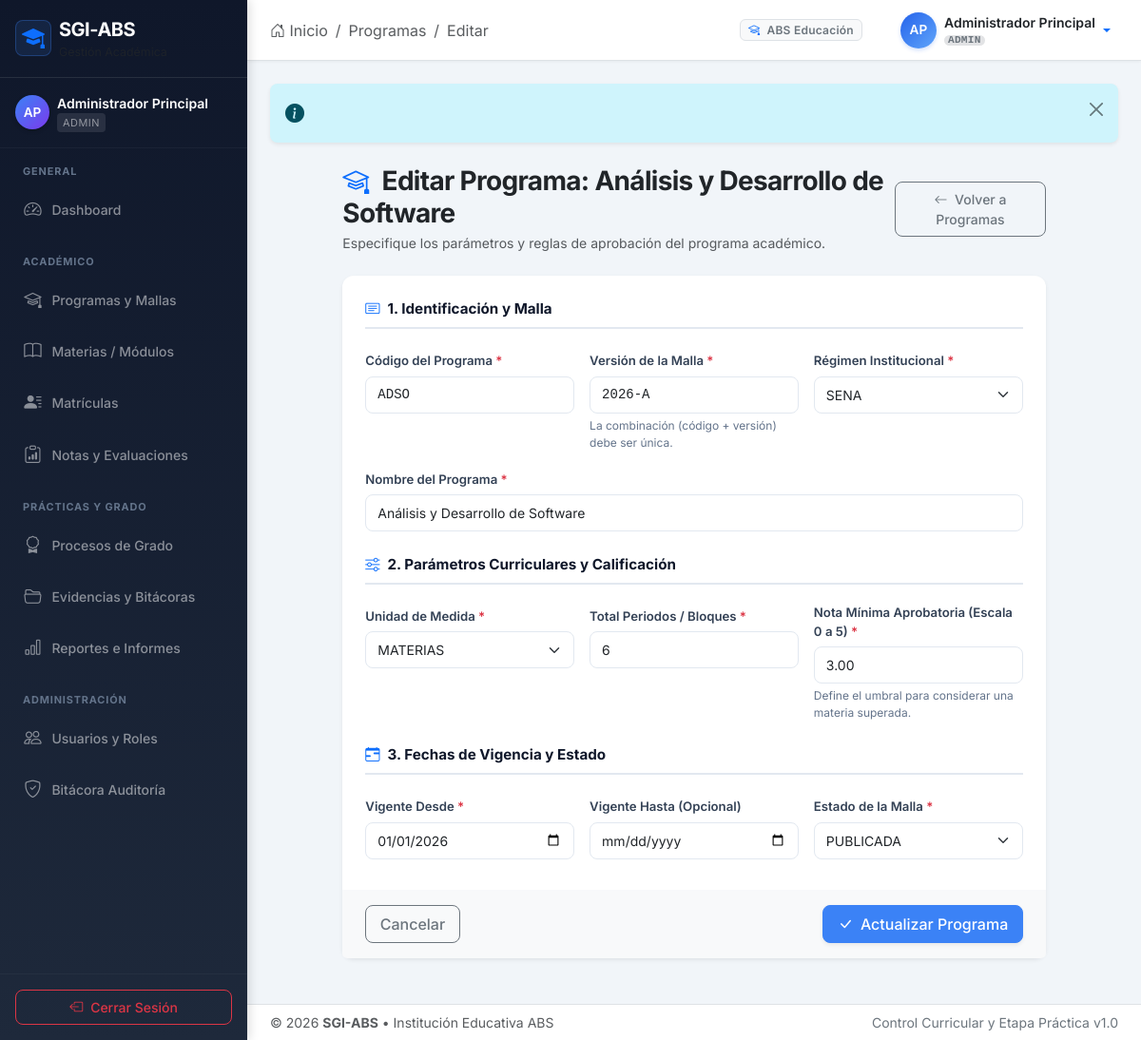
Page /index.php?module=programas&action=editar&id=1 (signed in) on the committed database.
### tables this page shows
CREATE TABLE `programas` (
  `id_programa` INT UNSIGNED NOT NULL AUTO_INCREMENT,
  `codigo` VARCHAR(30) NOT NULL,
  `version` VARCHAR(20) NOT NULL,
  `nombre` VARCHAR(150) NOT NULL,
  `regimen` ENUM('SENA','IES','ETDH','OTRO') NOT NULL,
  `unidad_medida` ENUM('MATERIAS','CREDITOS','HORAS') NOT NULL DEFAULT 'MATERIAS',
  `total_periodos` TINYINT UNSIGNED NOT NULL,
  `nota_minima` DECIMAL(4,2) NOT NULL DEFAULT 3.00,
  `vigente_desde` DATE NOT NULL,
  `vigente_hasta` DATE NULL,
  `estado` ENUM('BORRADOR','PUBLICADA','CERRADA') NOT NULL DEFAULT 'BORRADOR',
  PRIMARY KEY (`id_programa`),
  UNIQUE KEY `uk_programa_version` (`codigo`, `version`),
  KEY `idx_programas_codigo` (`codigo`),
  KEY `idx_programas_estado` (`estado`)
);

### core/Controller.php (called while the page is built, shortened)
<?php
abstract class Controller
{
    protected function render(string $view, array $data = []): void
    {
        $data['currentUser'] = Auth::user();
        $data['flash']       = Session::getFlash();
        $data['csrfToken']   = $this->csrfToken();
        extract($data, EXTR_SKIP);
        $viewPath = BASE_PATH . '/views/' . $view . '.php';
        include $viewPath;
    }
    protected function getQuery(string $key, mixed $default = null): mixed
    {
        return $_GET[$key] ?? $default;
    }
    protected function csrfToken(): string
    {
        return Session::get('csrf_token');
    }
}

### controllers/ProgramaController.php (called while the page is built, shortened)
<?php
class ProgramaController extends Controller
{
    private ProgramaModel $model;
    public function __construct() { $this->model = new ProgramaModel(); }
    public function editar(): void
    {
        $id       = (int)$this->getQuery('id', 0);
        $programa = $this->model->findById($id);
        $errores = [];
        $this->render('programas/form', [
            'title'    => 'Editar Programa',
            'programa' => $programa,
            'errores'  => $errores,
        ]);
    }
}

### public/index.php (called while the page is built, shortened)
<?php
require_once dirname(__DIR__) . '/config/database.php';
$action = $_GET['action'] ?? 'index';
$action = preg_replace('/[^a-zA-Z0-9_]/', '', (string)$action);
$controller = new $controllerClass();
try {
    $controller->$action();
} catch (Throwable $e) {
    error_log('[SGI-ABS] ' . $e->getMessage() . ' en ' . $e->getFile() . ':' . $e->getLine());
    ob_end_clean();
    http_response_code(500);
    include BASE_PATH . '/views/errors/404.php';
}

### models/BaseModel.php (called while the page is built, shortened)
<?php
abstract class BaseModel {
    protected PDO $db;
    protected string $table = '';
    protected string $pk = 'id';
    public function __construct() {
        $this->db = Database::getInstance();
    }
    public function findById(int $id): ?array {
        try {
            $sql = "SELECT * FROM `{$this->table}` WHERE `{$this->pk}` = :id LIMIT 1";
            $stmt = $this->db->prepare($sql);
            $stmt->execute([':id' => $id]);
            $row = $stmt->fetch();
            return $row !== false ? $row : null;
        } catch (PDOException $e) {
            error_log("Error en {$this->table}::findById({$id}): " . $e->getMessage());
            return null;
        }
    }
}

### config/database.php (called while the page is built, shortened)
<?php
if (!class_exists('Database', false)) {
    class Database {
        private static ?PDO    $instance = null;
        private static array   $config   = [];
        private static function getDefaultConfig(): array {
            return [
                'host'     => getenv('DB_HOST') ?: 'localhost',
                'port'     => getenv('DB_PORT') ?: '3306',
                'dbname'   => getenv('DB_NAME') ?: (getenv('DB_DATABASE') ?: 'sgi_abs'),
                'username' => getenv('DB_USER') ?: (getenv('DB_USERNAME') ?: 'root'),
                'password' => getenv('DB_PASS') !== false ? getenv('DB_PASS') : (getenv('DB_PASSWORD') !== false ? getenv('DB_PASSWORD') : ''),
                'charset'  => 'utf8mb4',
            ];
        }
        public static function getConfig(): array {
            return array_merge(self::getDefaultConfig(), self::$config);
        }
        public static function getInstance(): PDO {
            if (self::$instance === null) {
                $cfg = self::getConfig();
                $dsn = sprintf(
                    'mysql:host=%s;port=%s;dbname=%s;charset=%s',
                    $cfg['host'],
                    $cfg['port'],
                    $cfg['dbname'],
                    $cfg['charset']
                );
                $options = [
                    PDO::ATTR_ERRMODE            => PDO::ERRMODE_EXCEPTION,
                    PDO::ATTR_DEFAULT_FETCH_MODE => PDO::FETCH_ASSOC,
                    PDO::ATTR_EMULATE_PREPARES   => false,
                    PDO::ATTR_STRINGIFY_FETCHES  => false,
                ];
                try {
                    self::$instance = new PDO(
                        $dsn,
                        $cfg['username'],
                        $cfg['password'],
                        $options
                    );
                } catch (PDOException $e) {
                    error_log('[SGI-ABS][DB] Error crítico de conexión PDO: ' . $e->getMessage());
                    throw new RuntimeException(
                        'No fue posible conectar con el sistema de datos. Contacte al administrador.',
                        500
                    );
                }
            }
            return self::$instance;
        }
    }
}

### views/programas/form.php (the view, shortened to what this page needs)
<?php
include BASE_PATH . '/views/layouts/header.php';
$isEdit = !empty($programa['id_programa']);
$formTitle = $isEdit ? 'Editar Programa: ' . ($programa['nombre'] ?? '') : 'Nuevo Programa Académico';
$formAction = $isEdit ? url('programas', 'actualizar', ['id' => $programa['id_programa']]) : url('programas', 'guardar');
?>
<div class="row justify-content-center">
  <div class="col-12 col-xl-10">
    <div class="d-flex align-items-center justify-content-between mb-4">
      <div>
        <h3 class="fw-bold tracking-tight text-dark mb-1">
          <i class="bi bi-mortarboard text-primary me-2"></i> <?= htmlspecialchars($formTitle, ENT_QUOTES, 'UTF-8') ?>
        </h3>
        <p class="text-muted small mb-0">Especifique los parámetros y reglas de aprobación del programa académico.</p>
      </div>
      <a href="<?= url('programas') ?>" class="btn btn-outline-secondary btn-sm">
        <i class="bi bi-arrow-left me-1"></i> Volver a Programas
      </a>
    </div>
    <form method="POST" action="<?= $formAction ?>" id="programaForm" novalidate>
      <div class="card shadow-sm border-0 mb-4">
        <div class="card-body p-4">
          <div class="form-section-title">
            <i class="bi bi-card-text text-primary"></i> 1. Identificación y Malla
          </div>
          <div class="row g-3 mb-4">
            <div class="col-12 col-md-4">
              <label for="codigo" class="form-label">Código del Programa <span class="text-danger">*</span></label>
              <input
                type="text"
                class="form-control font-monospace"
                id="codigo"
                name="codigo"
                placeholder="Ej. T-SOFT"
                value="<?= htmlspecialchars($programa['codigo'] ?? '', ENT_QUOTES, 'UTF-8') ?>"
                required
              >
            </div>
            <div class="col-12 col-md-4">
              <label for="version" class="form-label">Versión de la Malla <span class="text-danger">*</span></label>
              <input
                type="text"
                class="form-control font-monospace"
                id="version"
                name="version"
                placeholder="Ej. 1.0"
                value="<?= htmlspecialchars($programa['version'] ?? '1.0', ENT_QUOTES, 'UTF-8') ?>"
                required
              >
              <div class="form-text">La combinación (código + versión) debe ser única.</div>
            </div>
            <div class="col-12 col-md-4">
              <label for="regimen" class="form-label">Régimen Institucional <span class="text-danger">*</span></label>
              <select class="form-select" id="regimen" name="regimen" required>
                <?php
                $regimenes = ['SENA', 'IES', 'ETDH', 'OTRO'];
                $selRegimen = $programa['regimen'] ?? 'SENA';
                foreach ($regimenes as $reg):
                ?>
                  <option value="<?= $reg ?>" <?= $selRegimen === $reg ? 'selected' : '' ?>><?= $reg ?></option>
                <?php endforeach; ?>
              </select>
            </div>
            <div class="col-12">
              <label for="nombre" class="form-label">Nombre del Programa <span class="text-danger">*</span></label>
              <input
                type="text"
                class="form-control"
                id="nombre"
                name="nombre"
                placeholder="Ej. Técnico Laboral en Desarrollo de Software"
                value="<?= htmlspecialchars($programa['nombre'] ?? '', ENT_QUOTES, 'UTF-8') ?>"
                required
              >
            </div>
          </div>
          <div class="form-section-title">
            <i class="bi bi-sliders text-primary"></i> 2. Parámetros Curriculares y Calificación
          </div>
          <div class="row g-3 mb-4">
            <div class="col-12 col-md-4">
              <label for="unidad_medida" class="form-label">Unidad de Medida <span class="text-danger">*</span></label>
              <select class="form-select" id="unidad_medida" name="unidad_medida" required>
                <?php
                $unidades = ['MATERIAS', 'CREDITOS', 'HORAS'];
                $selUnidad = $programa['unidad_medida'] ?? 'MATERIAS';
                foreach ($unidades as $u):
                ?>
                  <option value="<?= $u ?>" <?= $selUnidad === $u ? 'selected' : '' ?>><?= $u ?></option>
                <?php endforeach; ?>
              </select>
            </div>
            <div class="col-12 col-md-4">
              <label for="total_periodos" class="form-label">Total Periodos / Bloques <span class="text-danger">*</span></label>
              <input
                type="number"
                min="1"
                max="24"
                class="form-control"
                id="total_periodos"
                name="total_periodos"
                value="<?= (int)($programa['total_periodos'] ?? 4) ?>"
                required
              >
            </div>
            <div class="col-12 col-md-4">
              <label for="nota_minima" class="form-label">Nota Mínima Aprobatoria (Escala 0 a 5) <span class="text-danger">*</span></label>
              <input
                type="number"
                step="0.01"
                min="0"
                max="5"
                class="form-control"
                id="nota_minima"
                name="nota_minima"
                value="<?= htmlspecialchars($programa['nota_minima'] ?? '3.00', ENT_QUOTES, 'UTF-8') ?>"
                required
              >
              <div class="form-text">Define el umbral para considerar una materia superada.</div>
            </div>
          </div>
          <div class="form-section-title">
            <i class="bi bi-calendar-range text-primary"></i> 3. Fechas de Vigencia y Estado
          </div>
          <div class="row g-3 mb-2">
            <div class="col-12 col-md-4">
              <label for="vigente_desde" class="form-label">Vigente Desde <span class="text-danger">*</span></label>
              <input
                type="date"
                class="form-control"
                id="vigente_desde"
                name="vigente_desde"
                value="<?= htmlspecialchars($programa['vigente_desde'] ?? date('Y-m-d'), ENT_QUOTES, 'UTF-8') ?>"
                required
              >
            </div>
            <div class="col-12 col-md-4">
              <label for="vigente_hasta" class="form-label">Vigente Hasta (Opcional)</label>
              <input
                type="date"
                class="form-control"
                id="vigente_hasta"
                name="vigente_hasta"
                value="<?= htmlspecialchars($programa['vigente_hasta'] ?? '', ENT_QUOTES, 'UTF-8') ?>"
              >
            </div>
            <div class="col-12 col-md-4">
              <label for="estado" class="form-label">Estado de la Malla <span class="text-danger">*</span></label>
              <select class="form-select" id="estado" name="estado" required>
                <?php
                $estadosProg = ['BORRADOR', 'PUBLICADA', 'CERRADA'];
                $selEstado = $programa['estado'] ?? 'BORRADOR';
                foreach ($estadosProg as $ep):
                ?>
                  <option value="<?= $ep ?>" <?= $selEstado === $ep ? 'selected' : '' ?>><?= $ep ?></option>
                <?php endforeach; ?>
              </select>
            </div>
          </div>
        </div>
        <div class="card-footer bg-light border-0 py-3 px-4 d-flex justify-content-between align-items-center">
          <a href="<?= url('programas') ?>" class="btn btn-outline-secondary">Cancelar</a>
          <button type="submit" class="btn btn-primary d-inline-flex align-items-center gap-2 shadow-sm">
            <i class="bi bi-check-lg"></i>
            <span><?= $isEdit ? 'Actualizar Programa' : 'Crear Programa' ?></span>
          </button>
        </div>
      </div>
    </form>
  </div>
</div>
<?php include BASE_PATH . '/views/layouts/footer.php'; ?>

### public/assets/css/app.css (style rules this page uses)
:root { --sidebar-width: 260px; --sidebar-collapsed-width: 0px; --sidebar-bg: #0f172a; --sidebar-bg-end: #1e293b; --sidebar-hover: rgba(59, 130, 246, 0.15); --sidebar-active: #3b82f6; --header-height: 64px; --primary: #3b82f6; --primary-dark: #2563eb; --primary-light: #60a5fa; --success: #10b981; --danger: #ef4444; --warning: #f59e0b; --info: #06b6d4; --purple: #7c3aed; --purple-light: #8b5cf6; --bg-main: #f1f5f9; --card-bg: #ffffff; --text-main: #1e293b; --text-muted: #64748b; --border-color: #e2e8f0; --radius-sm: 6px; --radius-md: 8px; --radius-lg: 12px; --radius-xl: 16px; --shadow-sm: 0 1px 2px 0 rgba(0, 0, 0, 0.05); --shadow-md: 0 4px 6px -1px rgba(0, 0, 0, 0.1), 0 2px 4px -2px rgba(0, 0, 0, 0.1); --shadow-card: 0 1px 3px rgba(0, 0, 0, 0.12), 0 1px 2px rgba(0, 0, 0, 0.06); --shadow-lg: 0 10px 15px -3px rgba(0, 0, 0, 0.1), 0 4px 6px -4px rgba(0, 0, 0, 0.1); }
*, *::before, *::after { box-sizing: border-box; }
body { font-family: 'Inter', system-ui, -apple-system, BlinkMacSystemFont, 'Segoe UI', Roboto, Oxygen, Ubuntu, Cantarell, sans-serif; background-color: var(--bg-main); color: var(--text-main); min-height: 100vh; margin: 0; -webkit-font-smoothing: antialiased; }
.tracking-tight { letter-spacing: -0.025em; }
.card { background-color: var(--card-bg); border-radius: var(--radius-lg); border: 1px solid var(--border-color); box-shadow: var(--shadow-card); transition: box-shadow 0.2s ease, transform 0.2s ease; }
.card-body { padding: 1.25rem; }
.btn { border-radius: var(--radius-md); font-weight: 500; padding: 0.45rem 0.9rem; transition: all 0.15s ease-in-out; }
.btn-primary { background-color: var(--primary); border-color: var(--primary); }
.form-label { font-weight: 600; font-size: 0.825rem; color: #334155; margin-bottom: 0.35rem; }
.form-control, .form-select { border: 1px solid var(--border-color); border-radius: var(--radius-md); padding: 0.5rem 0.75rem; font-size: 0.875rem; transition: border-color 0.15s ease-in-out, box-shadow 0.15s ease-in-out; }
.form-text { font-size: 0.75rem; color: var(--text-muted); }
.form-section-title { font-size: 0.95rem; font-weight: 700; color: #0f172a; border-bottom: 2px solid #e2e8f0; padding-bottom: 0.45rem; margin-bottom: 1.25rem; display: flex; align-items: center; gap: 0.5rem; }

### rows in the picture
programas: formTitle "Editar Programa: Análisis y Desarrollo de Software", codigo "ADSO", version "2026-A", regimen "SENA", nombre "Análisis y Desarrollo de Software", unidad_medida "MATERIAS", total_periodos "6", nota_minima "3.00", vigente_desde "01/01/2026", estado "PUBLICADA"

### other values in the picture
$role "ADMIN"
$currentModule "Programas"
$currentAction "Editar"
$currentUser['rol'] "ADMIN"
